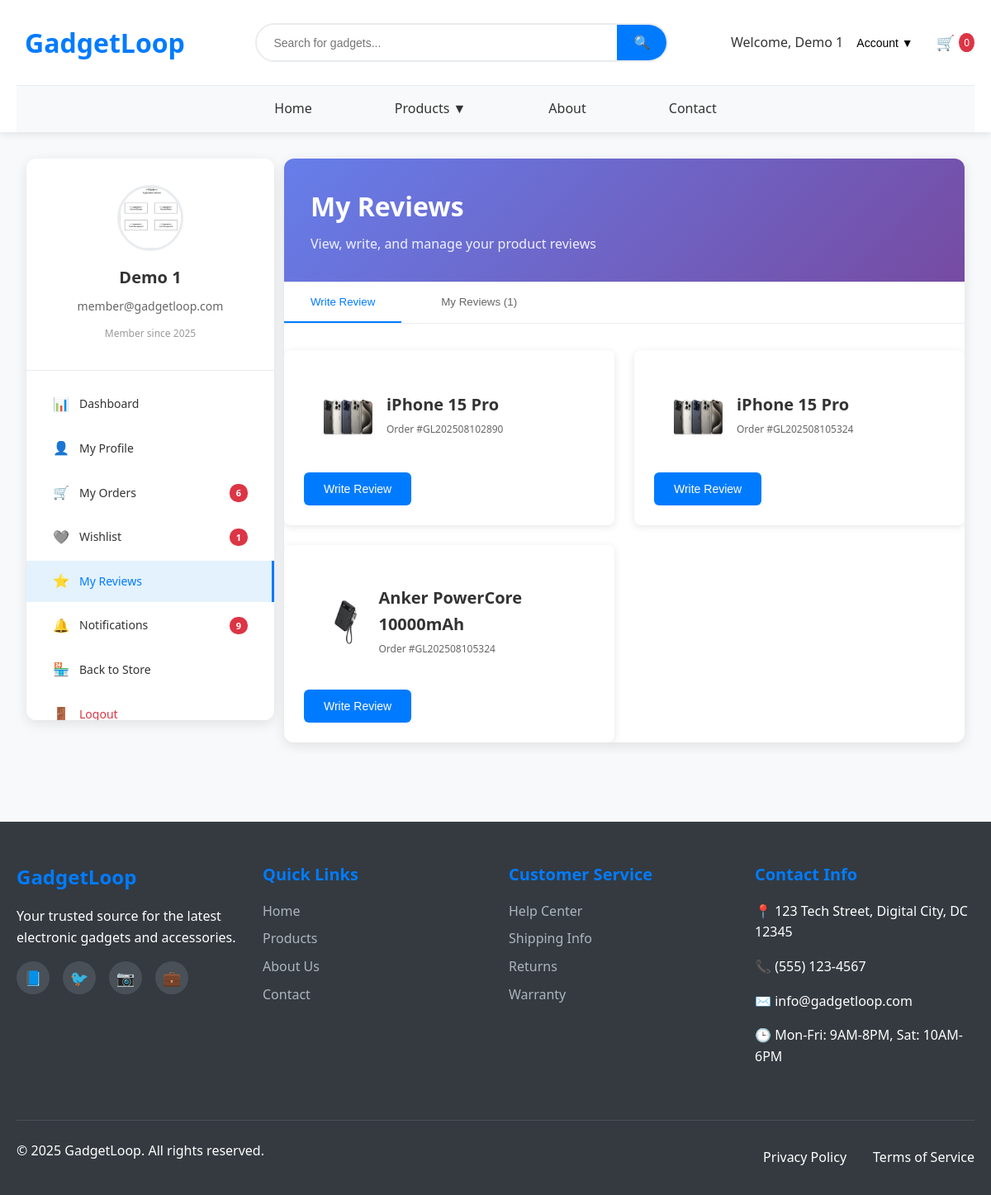
The page /member/reviews.php (signed in) on the database its author committed.
### tables this page shows
CREATE TABLE `users` (
  `id` int(11) NOT NULL AUTO_INCREMENT,
  `first_name` varchar(50) NOT NULL,
  `last_name` varchar(50) NOT NULL,
  `email` varchar(100) NOT NULL,
  `password` varchar(255) NOT NULL,
  `phone` varchar(20) DEFAULT NULL,
  `role` enum('admin','member') DEFAULT 'member',
  `profile_photo` varchar(255) DEFAULT NULL,
  `is_active` tinyint(1) DEFAULT 1,
  `is_verified` tinyint(1) DEFAULT 0,
  `verification_token` varchar(255) DEFAULT NULL,
  `remember_token` varchar(255) DEFAULT NULL,
  `password_reset_token` varchar(255) DEFAULT NULL,
  `password_reset_expires` datetime DEFAULT NULL,
  `created_at` timestamp NOT NULL DEFAULT current_timestamp(),
  `updated_at` timestamp NOT NULL DEFAULT current_timestamp() ON UPDATE current_timestamp(),
  PRIMARY KEY (`id`),
  UNIQUE KEY `email` (`email`)
);

CREATE TABLE `products` (
  `id` int(11) NOT NULL AUTO_INCREMENT,
  `name` varchar(200) NOT NULL,
  `description` text DEFAULT NULL,
  `short_description` varchar(500) DEFAULT NULL,
  `category_id` int(11) DEFAULT NULL,
  `price` decimal(10,2) NOT NULL,
  `discount_percentage` int(11) DEFAULT 0,
  `stock_quantity` int(11) DEFAULT 0,
  `low_stock_threshold` int(11) DEFAULT 10,
  `sku` varchar(100) DEFAULT NULL,
  `main_image` varchar(255) DEFAULT NULL,
  `is_featured` tinyint(1) DEFAULT 0,
  `is_active` tinyint(1) DEFAULT 1,
  `meta_title` varchar(200) DEFAULT NULL,
  `meta_description` varchar(500) DEFAULT NULL,
  `created_at` timestamp NOT NULL DEFAULT current_timestamp(),
  `updated_at` timestamp NOT NULL DEFAULT current_timestamp() ON UPDATE current_timestamp(),
  PRIMARY KEY (`id`),
  UNIQUE KEY `sku` (`sku`),
  KEY `idx_products_category` (`category_id`),
  KEY `idx_products_featured` (`is_featured`),
  KEY `idx_products_active` (`is_active`),
  CONSTRAINT `products_ibfk_1` FOREIGN KEY (`category_id`) REFERENCES `categories` (`id`) ON DELETE SET NULL
);

CREATE TABLE `orders` (
  `id` int(11) NOT NULL AUTO_INCREMENT,
  `user_id` int(11) NOT NULL,
  `order_number` varchar(50) NOT NULL,
  `status` enum('pending','processing','shipped','delivered','cancelled') DEFAULT 'pending',
  `subtotal` decimal(10,2) NOT NULL,
  `tax_amount` decimal(10,2) DEFAULT 0.00,
  `shipping_amount` decimal(10,2) DEFAULT 0.00,
  `discount_amount` decimal(10,2) DEFAULT 0.00,
  `total_amount` decimal(10,2) NOT NULL,
  `shipping_address` longtext DEFAULT NULL CHECK (json_valid(`shipping_address`)),
  `billing_address` longtext DEFAULT NULL CHECK (json_valid(`billing_address`)),
  `payment_method` varchar(50) DEFAULT NULL,
  `payment_status` enum('pending','paid','failed','refunded') DEFAULT 'pending',
  `payment_reference` varchar(100) DEFAULT NULL,
  `notes` text DEFAULT NULL,
  `created_at` timestamp NOT NULL DEFAULT current_timestamp(),
  `updated_at` timestamp NOT NULL DEFAULT current_timestamp() ON UPDATE current_timestamp(),
  PRIMARY KEY (`id`),
  UNIQUE KEY `order_number` (`order_number`),
  KEY `idx_orders_user` (`user_id`),
  KEY `idx_orders_status` (`status`),
  CONSTRAINT `orders_ibfk_1` FOREIGN KEY (`user_id`) REFERENCES `users` (`id`) ON DELETE CASCADE
);

### includes/functions.php (called while the page is built, shortened)
<?php
function getUserById($pdo, $user_id) {
    $stmt = $pdo->prepare("SELECT * FROM users WHERE id = ?");
    $stmt->execute([$user_id]);
    return $stmt->fetch();
}
?>

### member/reviews.php (the view, shortened to what this page needs)
<?php
require_once '../includes/config.php';
require_once '../includes/functions.php';
$user_id = $_SESSION['user_id'];
$stmt = $pdo->prepare("
    SELECT r.*, p.name as product_name, p.main_image
    FROM reviews r
    JOIN products p ON r.product_id = p.id
    WHERE r.user_id = ?
    ORDER BY r.created_at DESC
");
$stmt->execute([$user_id]);
$user_reviews = $stmt->fetchAll();
$stmt = $pdo->prepare("
    SELECT DISTINCT p.id, p.name, p.main_image, o.id as order_id, o.order_number
    FROM products p
    JOIN order_items oi ON p.id = oi.product_id
    JOIN orders o ON oi.order_id = o.id
    LEFT JOIN reviews r ON p.id = r.product_id AND r.user_id = ?
    WHERE o.user_id = ? AND o.status = 'delivered' AND r.id IS NULL
    ORDER BY o.created_at DESC
");
$stmt->execute([$user_id, $user_id]);
$reviewable_products = $stmt->fetchAll();
?>
<!DOCTYPE html>
<html lang="en">
<head>
    <link rel="stylesheet" href="/GadjetLoop/css/style.css">
    <link rel="stylesheet" href="/GadjetLoop/css/member.css">
</head>
<body data-page="reviews" class="logged-in">
    <?php include '../includes/header.php'; ?>
    <main>
            <div class="member-layout">
                <?php include 'includes/member-sidebar.php'; ?>
                <div class="member-content">
                    <div class="page-header">
                        <h1>My Reviews</h1>
                        <p>View, write, and manage your product reviews</p>
                    </div>
                    <div class="reviews-tabs">
                        <button class="tab-btn active" data-tab="write-review">Write Review</button>
                        <button class="tab-btn" data-tab="my-reviews">My Reviews (<?php echo count($user_reviews); ?>)</button>
                    </div>
                    <div class="tab-content active" id="write-review">
                        <?php if (empty($reviewable_products)): ?>
                            <div class="empty-state">
                                <div class="empty-icon">📝</div>
                                <h3>No products to review</h3>
                                <p>You can write reviews for products from your completed orders.</p>
                                <a href="products.php" class="btn btn-primary">Shop Now</a>
                            </div>
                        <?php else: ?>
                            <div class="reviewable-products">
                                <?php foreach ($reviewable_products as $product): ?>
                                <div class="reviewable-product">
                                    <div class="product-info">
                                        <div class="product-image">
                                            <img src="../images/products/<?php echo htmlspecialchars($product['main_image']); ?>"
                                                 alt="<?php echo htmlspecialchars($product['name']); ?>">
                                        </div>
                                        <div class="product-details">
                                            <h4><?php echo htmlspecialchars($product['name']); ?></h4>
                                            <div class="order-info">Order #<?php echo htmlspecialchars($product['order_number']); ?></div>
                                        </div>
                                    </div>
                                    <button class="btn btn-primary btn-sm" onclick="showReviewForm(<?php echo $product['id']; ?>, <?php echo $product['order_id']; ?>)">
                                        Write Review
                                    </button>
                                </div>
                                <?php endforeach; ?>
                            </div>
                        <?php endif; ?>
                    </div>
                </div>
            </div>
    </main>
    <?php include '../includes/footer.php'; ?>
</body>
</html>

### member/includes/member-sidebar.php (shortened to what this page needs)
<?php
$user_id = $_SESSION['user_id'];
$user = getUserById($pdo, $user_id);
?>
<aside class="member-sidebar">
    <div class="member-profile-card">
        <div class="profile-avatar">
            <?php if ($user['profile_photo']): ?>
                <img src="uploads/profiles/<?php echo htmlspecialchars($user['profile_photo']); ?>"
                     alt="Profile Photo">
            <?php else: ?>
                <div class="default-avatar">
                    <?php echo strtoupper(substr($user['first_name'], 0, 1) . substr($user['last_name'], 0, 1)); ?>
                </div>
            <?php endif; ?>
        </div>
        <div class="profile-info">
            <h3><?php echo htmlspecialchars($user['first_name'] . ' ' . $user['last_name']); ?></h3>
            <p><?php echo htmlspecialchars($user['email']); ?></p>
            <span class="member-since">Member since <?php echo date('Y', strtotime($user['created_at'])); ?></span>
        </div>
    </div>
    <nav class="member-nav">
        <ul class="nav-menu">
            <li class="nav-item <?php echo basename($_SERVER['PHP_SELF']) === 'dashboard.php' ? 'active' : ''; ?>">
                <a href="/GadjetLoop/member/dashboard.php">
                    <span class="nav-icon">📊</span>
                    <span class="nav-text">Dashboard</span>
                </a>
            </li>
            <li class="nav-item <?php echo basename($_SERVER['PHP_SELF']) === 'profile.php' ? 'active' : ''; ?>">
                <a href="/GadjetLoop/member/profile.php">
                    <span class="nav-icon">👤</span>
                    <span class="nav-text">My Profile</span>
                </a>
            </li>
            <li class="nav-item <?php echo basename($_SERVER['PHP_SELF']) === 'orders.php' ? 'active' : ''; ?>">
                <a href="orders.php">
                    <span class="nav-icon">🛒</span>
                    <span class="nav-text">My Orders</span>
                    <?php
                    $stmt = $pdo->prepare("SELECT COUNT(*) FROM orders WHERE user_id = ? AND status IN ('pending', 'processing')");
                    $stmt->execute([$user_id]);
                    $pending_orders = $stmt->fetchColumn();
                    if ($pending_orders > 0):
                    ?>
                        <span class="nav-badge"><?php echo $pending_orders; ?></span>
                    <?php endif; ?>
                </a>
            </li>
            <li class="nav-item <?php echo basename($_SERVER['PHP_SELF']) === 'wishlist.php' ? 'active' : ''; ?>">
                <a href="/GadjetLoop/member/wishlist.php">
                    <span class="nav-icon">🩶</span>
                    <span class="nav-text">Wishlist</span>
                    <?php
                    $stmt = $pdo->prepare("SELECT COUNT(*) FROM wishlist WHERE user_id = ?");
                    $stmt->execute([$user_id]);
                    $wishlist_count = $stmt->fetchColumn();
                    if ($wishlist_count > 0):
                    ?>
                        <span class="nav-badge"><?php echo $wishlist_count; ?></span>
                    <?php endif; ?>
                </a>
            </li>
            <li class="nav-item <?php echo basename($_SERVER['PHP_SELF']) === 'reviews.php' ? 'active' : ''; ?>">
                <a href="/GadjetLoop/member/reviews.php">
                    <span class="nav-icon">⭐</span>
                    <span class="nav-text">My Reviews</span>
                </a>
            </li>
           <li class="nav-item <?php echo basename($_SERVER['PHP_SELF']) === 'notifications.php' ? 'active' : ''; ?>">
                <a href="/GadjetLoop/member/notification.php">
                    <span class="nav-icon">🔔</span>
                    <span class="nav-text">Notifications</span>
                    <?php
                    $stmt = $pdo->prepare("SELECT COUNT(*) FROM notifications WHERE user_id = ? AND is_read = 0");
                    $stmt->execute([$user_id]);
                    $unread_notifications = $stmt->fetchColumn();
                    if ($unread_notifications > 0):
                    ?>
                    <span class="nav-badge"><?php echo $unread_notifications; ?></span>
                    <?php endif; ?>
                </a>
            </li>
            <li class="nav-item">
                <a href="/GadjetLoop/index.php">
                    <span class="nav-icon">🏪</span>
                    <span class="nav-text"> Back to Store</span>
                </a>
            </li>
            <li class="nav-item">
                <a href="/GadjetLoop/logout.php" class="logout-link">
                    <span class="nav-icon">🚪</span>
                    <span class="nav-text">Logout</span>
                </a>
            </li>
        </ul>
    </nav>
</aside>

### css/style.css (style rules this page uses)
* { margin: 0; padding: 0; box-sizing: border-box; }
body { font-family: 'Segoe UI', Tahoma, Geneva, Verdana, sans-serif; line-height: 1.6; color: #333; background-color: #f8f9fa; }
h1, h2, h3, h4, h5, h6 { margin-bottom: 1rem; font-weight: 600; }
h1 { font-size: 2.5rem; }
h3 { font-size: 1.5rem; }
h4 { font-size: 1.25rem; }
p { margin-bottom: 1rem; }
.btn { display: inline-block; padding: 12px 24px; border: none; border-radius: 6px; text-decoration: none; font-size: 14px; font-weight: 500; cursor: pointer; transition: all 0.3s ease; text-align: center; }
.btn-primary, .btn-primary:visited, .btn-primary:focus, .btn-primary:active { background-color: #007bff; color: white; }
.nav-menu { display: flex; justify-content: center; list-style: none; margin: 0; padding: 0; }
.nav-menu li { position: relative; }
.nav-menu a { display: block; padding: 15px 50px; text-decoration: none; color: #333; font-weight: 500; transition: background-color 0.3s ease; }
.product-image { position: relative; height: 200px; overflow: hidden; }
.product-image img { width: 100%; height: 100%; object-fit: cover; transition: transform 0.3s ease; }
.product-info { padding: 1.5rem; }

### css/member.css (style rules this page uses)
.member-layout { display: grid; grid-template-columns: 280px 1fr; gap: 2rem; align-items: start; width: 100%; box-sizing: border-box; padding: 2rem; }
.member-sidebar { background: white; border-radius: 12px; box-shadow: 0 4px 15px rgba(0, 0, 0, 0.1); position: sticky; top: 100px; max-height: calc(100vh - 120px); overflow-y: auto; overflow-x: hidden; width: 300px; min-width: 300px; overflow-x: hidden; }
.member-profile-card { padding: 2rem 1.5rem; text-align: center; border-bottom: 1px solid #e9ecef; }
.profile-avatar { width: 80px; height: 80px; margin: 0 auto 1rem; border-radius: 50%; overflow: hidden; border: 3px solid #e9ecef; }
.profile-avatar img { width: 100%; height: 100%; object-fit: cover; }
.profile-info h3 { margin-bottom: 0.5rem; color: #333; font-size: 1.25rem; white-space: nowrap; overflow: hidden; text-overflow: ellipsis; white-space: nowrap; }
.profile-info p { margin-bottom: 0.5rem; color: #666; font-size: 14px; white-space: nowrap; overflow: hidden; text-overflow: ellipsis; }
.member-since { font-size: 12px; color: #999; }
.member-nav { padding: 1rem 0; width: 100%; overflow: hidden; }
.member-nav .nav-menu { list-style: none; margin: 0; padding: 0; width: 100%; display: flex; flex-direction: column; }
.member-nav .nav-item { margin-bottom: 0.25rem; width: 100% }
.member-nav .nav-item a { display: flex; align-items: center; padding: 0.75rem 2rem; color: #333; text-decoration: none; transition: all 0.3s ease; border-radius: 0; position: relative; width: 100%; box-sizing: border-box; white-space: nowrap; }
.member-nav .nav-item.active a { background-color: #e3f2fd; color: #007bff; border-right: 3px solid #007bff; }
.member-nav .nav-icon { font-size: 16px; margin-right: 0.75rem; width: 20px; text-align: center; flex-shrink: 0; }
.member-nav .nav-text { flex: 1; font-size: 14px; font-weight: 500; overflow: hidden; text-overflow: ellipsis; white-space: nowrap; }
.member-nav .nav-badge { background: #dc3545; color: white; border-radius: 10px; padding: 0.125rem 0.5rem; font-size: 11px; font-weight: 600; margin-left: 0.5rem; flex-shrink: 0; }
.logout-link { color: #dc3545 !important; }
.member-content { background: white; border-radius: 12px; box-shadow: 0 4px 15px rgba(0, 0, 0, 0.1); overflow: hidden; flex-grow: 1; width: 100%; }
.page-header { padding: 2rem; border-bottom: 1px solid #e9ecef; background: linear-gradient(135deg, #667eea 0%, #764ba2 100%); color: white; }
.page-header h1 { margin-bottom: 0.5rem; font-size: 2rem; }
.page-header p { margin: 0; opacity: 0.9; }

### rows shown on the page
users: profile_photo (picture), first_name+last_name "Demo 1", email "member@gadgetloop.com", created_at "2025"
products: main_image (picture), name "iPhone 15 Pro", orders.order_number "GL202508102890", orders.order_number "GL202508105324"
products: main_image (picture), name "Anker PowerCore 10000mAh", orders.order_number "GL202508105324"

### other values the page prints
$_SESSION['user_name'] "Demo 1"
$cartCount "0"
$pending_orders "6"
$wishlist_count "1"
$unread_notifications "9"
count($user_reviews) "1"
